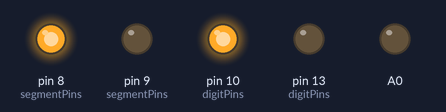
Recording of a sketch running on a simulated Arduino Uno, built with avr-gcc and run on an emulated ATmega328P. On the bench: output pins drawn as LEDs (lit = HIGH).

Above: at 0.1 s.
Timing chart, 0 to 1.6 s (numbered marks = the images above):
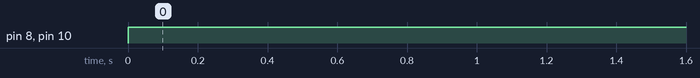

The sketch:

Test.ino
```cpp
// (licence header left out)
#include "SevSeg.h"
SevSeg sevseg; //Instantiate a seven segment controller object
  byte numDigits = 4;
  byte digitPins[] = {13, 13, 12, 10};
  byte segmentPins[] = {7, 3, 5, 4, 6, 8, 9};
  bool resistorsOnSegments = true; // 'false' means resistors are on digit pins
  byte hardwareConfig = P_TRANSISTORS; // See README.md for options
  bool updateWithDelays = false; // Default 'false' is Recommended
  bool leadingZeros = true; // Use 'true' if you'd like to keep the leading zeros

void setup() {
//
//  sevseg.begin(hardwareConfig, numDigits, digitPins, segmentPins, resistorsOnSegments,
//  updateWithDelays, leadingZeros);
//  sevseg.setBrightness(90);
  pinMode(10, OUTPUT);
  pinMode(9, OUTPUT);
  pinMode(8, OUTPUT);
  pinMode(13, OUTPUT);
  pinMode(A0, OUTPUT);
  //pinMode(A0, OUTPUT);
}

void loop() {

  digitalWrite(10, HIGH);
  digitalWrite(9, LOW);
  digitalWrite(8, HIGH);
}

/// END ///
```

Measured:
- by itself, pin 8 (segmentPins), pin 10 (digitPins): LOW → HIGH at 0.00 s
